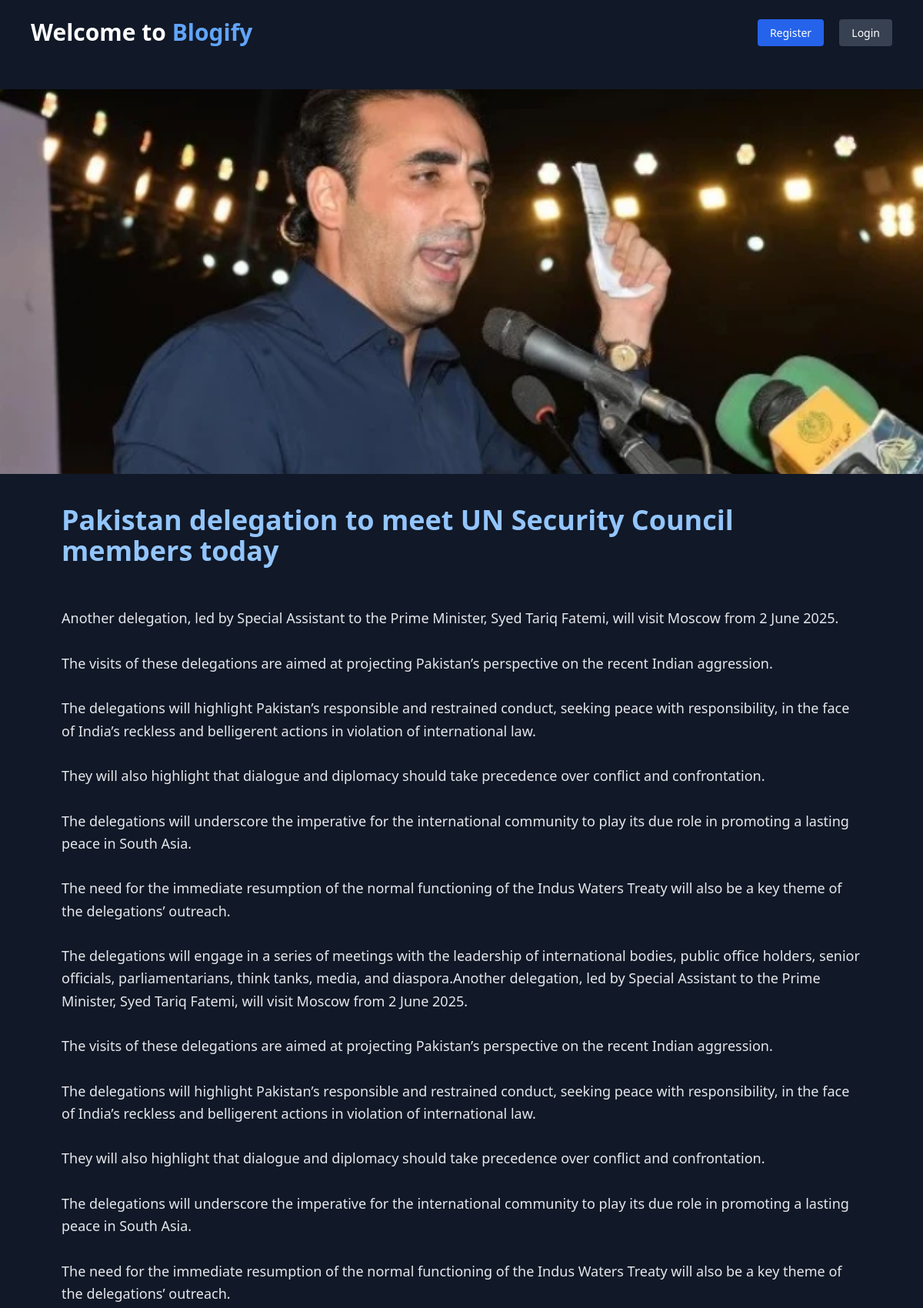
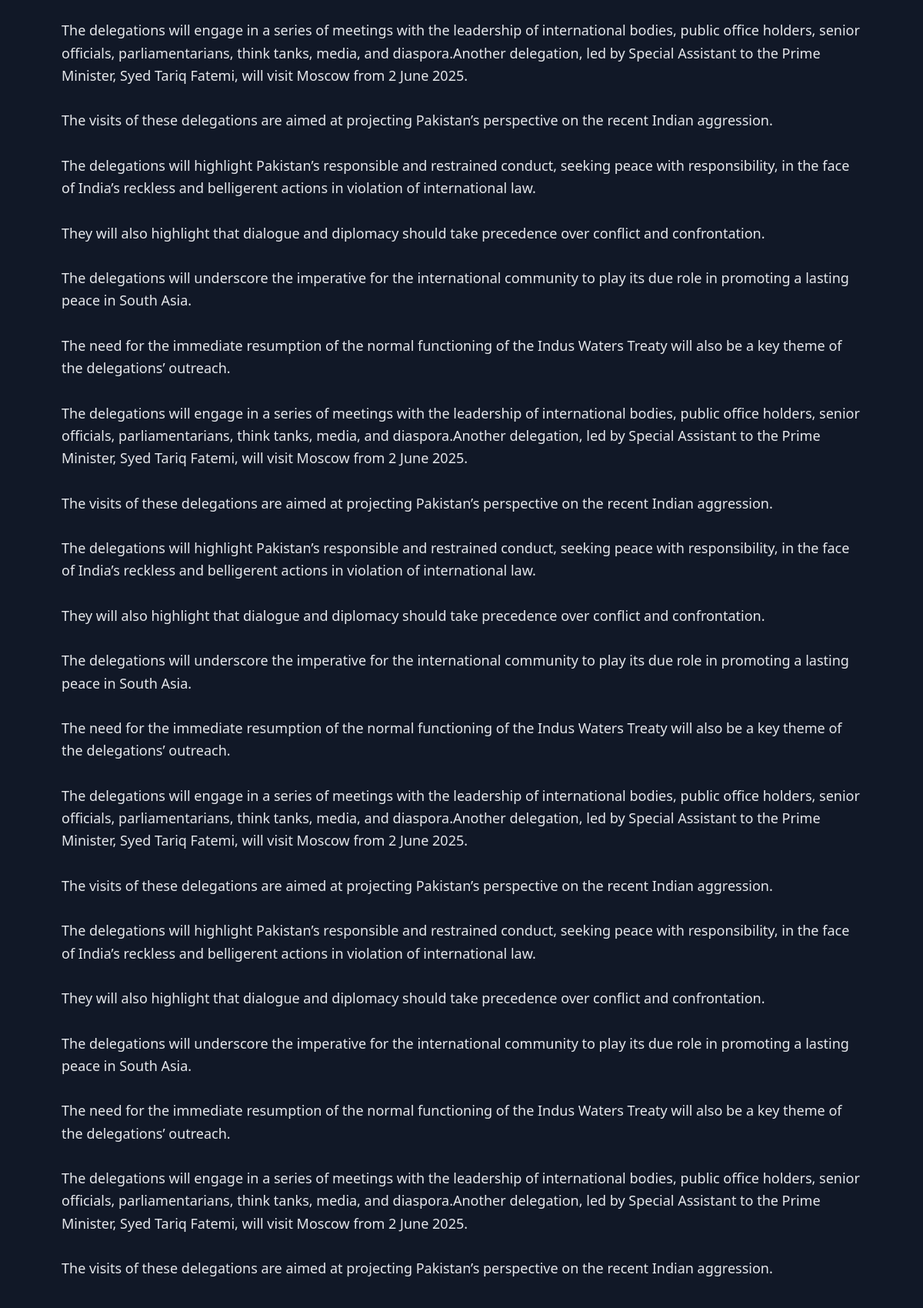
Page /view_blogs/6 (upper part) on the committed database (2 pictures, top to bottom).
### home/models.py (models this page shows, shortened)
class Blog(models.Model):
    user = models.ForeignKey(User, on_delete=models.CASCADE, blank=True, null=True)
    title = models.CharField(max_length=400)
    desc = models.TextField()
    author = models.CharField(max_length=20)
    published = models.DateField()
    file = models.FileField(upload_to='uploads/', blank=True, null=True)

### home/views.py (the view)
# urls.py: path('view_blogs/<int:id>',view_blogs,name='view_blogs'),
def view_blogs(request,id):
    blogs = Blog.objects.get(id = id)
    opinion = Comments.objects.filter(blog_id = id).order_by('created_at')
    context = {'blog':blogs, 'opinions': opinion}
    return render(request,'viewBlog.html',context)

### home/templates/viewBlog.html (shortened to what this page needs)
{% include "header.html" %}
<body class="bg-gray-900 text-white min-h-screen">
  {% if blog %}
  <div class="w-full">
    {% if blog.file %}
    <img src="{{ blog.file.url }}" alt="Blog Image" class="w-full h-[500px] object-cover">
    {% else %}
    <img src="https://via.placeholder.com/1200x500?text=No+Image" alt="Placeholder"
      class="w-full h-[500px] object-cover">
    {% endif %}
  </div>
  <main class="w-full px-4 md:px-20 py-10">
    <h2 class="text-4xl font-bold text-blue-300 mb-6">{{ blog.title }}</h2>
    <p class="text-lg text-gray-200 leading-relaxed mb-10 whitespace-pre-line">
    </p>
  </main>
  {% endif %}
</body>
</html>

### rows in the picture
Blog: file (picture), title "Pakistan delegation to meet UN Security Council members today"
